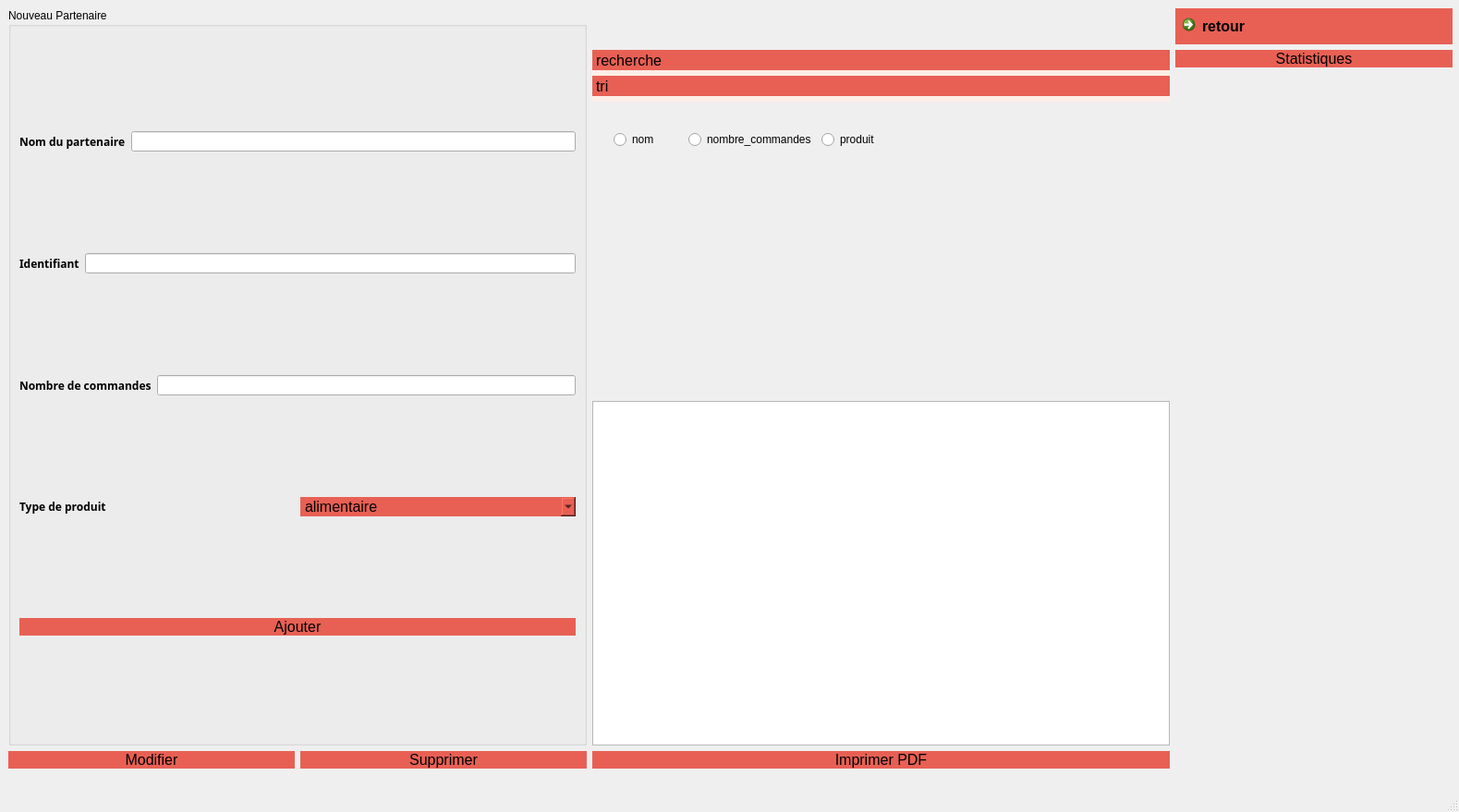
<?xml version="1.0" encoding="UTF-8"?>
<ui version="4.0">
 <class>delivaro</class>
 <widget class="QMainWindow" name="delivaro">
  <property name="geometry">
   <rect>
    <x>0</x>
    <y>0</y>
    <width>1579</width>
    <height>879</height>
   </rect>
  </property>
  <property name="windowTitle">
   <string>delivaro</string>
  </property>
  <widget class="QWidget" name="centralwidget">
   <widget class="QStackedWidget" name="stackedWidget">
    <property name="geometry">
     <rect>
      <x>0</x>
      <y>0</y>
      <width>1581</width>
      <height>841</height>
     </rect>
    </property>
    <property name="styleSheet">
     <string notr="true"/>
    </property>
    <property name="currentIndex">
     <number>3</number>
    </property>
    <widget class="QWidget" name="authentification">
     <widget class="QWidget" name="layoutWidget_11">
      <property name="geometry">
       <rect>
        <x>510</x>
        <y>10</y>
        <width>1011</width>
        <height>811</height>
       </rect>
      </property>
      <layout class="QVBoxLayout" name="verticalLayout_28">
       <item>
        <widget class="QLabel" name="titre">
         <property name="font">
          <font>
           <pointsize>30</pointsize>
           <weight>75</weight>
           <italic>true</italic>
           <bold>true</bold>
           <underline>false</underline>
          </font>
         </property>
         <property name="contextMenuPolicy">
          <enum>Qt::NoContextMenu</enum>
         </property>
         <property name="text">
          <string>Delivaro</string>
         </property>
         <property name="textFormat">
          <enum>Qt::MarkdownText</enum>
         </property>
         <property name="scaledContents">
          <bool>false</bool>
         </property>
         <property name="alignment">
          <set>Qt::AlignCenter</set>
         </property>
        </widget>
       </item>
       <item>
        <layout class="QVBoxLayout" name="verticalLayout_29">
         <item>
          <widget class="QLineEdit" name="lineEdit_login_2">
           <property name="maximumSize">
            <size>
             <width>16777215</width>
             <height>31</height>
            </size>
           </property>
           <property name="autoFillBackground">
            <bool>false</bool>
           </property>
           <property name="alignment">
            <set>Qt::AlignCenter</set>
           </property>
           <property name="placeholderText">
            <string>Username</string>
           </property>
          </widget>
         </item>
         <item>
          <widget class="QLineEdit" name="lineEdit_password">
           <property name="maximumSize">
            <size>
             <width>16777215</width>
             <height>31</height>
            </size>
           </property>
          </widget>
         </item>
        </layout>
       </item>
       <item>
        <layout class="QVBoxLayout" name="verticalLayout_30">
         <item>
          <widget class="QPushButton" name="login_2">
           <property name="text">
            <string>Login</string>
           </property>
          </widget>
         </item>
         <item>
          <widget class="QPushButton" name="options_2">
           <property name="text">
            <string>Options</string>
           </property>
          </widget>
         </item>
         <item>
          <widget class="QPushButton" name="quit_2">
           <property name="text">
            <string>Quit</string>
           </property>
          </widget>
         </item>
        </layout>
       </item>
      </layout>
     </widget>
    </widget>
    <widget class="QWidget" name="menugestion"/>
    <widget class="QWidget" name="colis">
     <layout class="QGridLayout" name="gridLayout_5">
      <item row="1" column="2">
       <layout class="QVBoxLayout" name="verticalLayout_19">
        <item>
         <widget class="QPushButton" name="pushButton_StatistiquesColis_3">
          <property name="styleSheet">
           <string notr="true">QPushButton {
 background-color:#e86054;  /* Green */ 
  border: none;
 /* color: gray; 
  padding: 15px 32px;*/
  text-align: center;
  font-size: 16px;
	border:9px;
}
QPushButton:hover{

background-color:#e0987b;
color:#7d2b20;
}
QPushButton:click{

background-color:#FCDBCE;
}
</string>
          </property>
          <property name="text">
           <string>Statistiques </string>
          </property>
          <property name="checkable">
           <bool>true</bool>
          </property>
         </widget>
        </item>
        <item>
         <layout class="QHBoxLayout" name="horizontalLayout_32"/>
        </item>
        <item>
         <widget class="QCustomPlot" name="statcolis_3" native="true">
          <property name="minimumSize">
           <size>
            <width>300</width>
            <height>400</height>
           </size>
          </property>
          <layout class="QHBoxLayout" name="horizontalLayout_33"/>
         </widget>
        </item>
       </layout>
      </item>
      <item row="0" column="2">
       <widget class="QCommandLinkButton" name="commandLinkButton_2">
        <property name="maximumSize">
         <size>
          <width>101</width>
          <height>41</height>
         </size>
        </property>
        <property name="styleSheet">
         <string notr="true">QPushButton {
 background-color:#e86054;  /* Green */ 
  border: none;
 /* color: gray; 
  padding: 15px 32px;*/
  text-align: center;
  font-size: 16px;
	border:9px;
}
QPushButton:hover{

background-color:#e0987b;
color:#7d2b20;
}
QPushButton:click{

background-color:#FCDBCE;
}
</string>
        </property>
        <property name="text">
         <string>Retour</string>
        </property>
       </widget>
      </item>
      <item row="0" column="1" rowspan="2">
       <layout class="QVBoxLayout" name="verticalLayout_20">
        <item>
         <widget class="QPushButton" name="pushButton_temperature">
          <property name="styleSheet">
           <string notr="true">QPushButton {
 background-color:#e86054;  /* Green */ 
  border: none;
 /* color: gray; 
  padding: 15px 32px;*/
  text-align: center;
  font-size: 16px;
	border:9px;
}
QPushButton:hover{

background-color:#e0987b;
color:#7d2b20;
}
QPushButton:click{

background-color:#FCDBCE;
}
</string>
          </property>
          <property name="text">
           <string>Vérifier Température</string>
          </property>
         </widget>
        </item>
        <item>
         <layout class="QVBoxLayout" name="verticalLayout_21">
          <item>
           <layout class="QVBoxLayout" name="verticalLayout_22">
            <item>
             <widget class="QToolBox" name="toolBox_colis_3">
              <property name="autoFillBackground">
               <bool>false</bool>
              </property>
              <property name="styleSheet">
               <string notr="true">QToolBox{
border:4px;
background-color:#FFEEE7;
border-color:#666666;
border-radius:4px;}

QToolBox::tab {
background-color:#e86054;  /* Green */ 
  border: none;
 /* color: gray; 
  padding: 15px 32px;*/
  text-align: center;
  font-size: 16px;
	border:9px;}
QToolBox::page {
	border:4px;
background-color:#FFEEE7;
border-color:#666666;
border-radius:4px
}</string>
              </property>
              <property name="currentIndex">
               <number>0</number>
              </property>
              <widget class="QWidget" name="page_11">
               <property name="geometry">
                <rect>
                 <x>0</x>
                 <y>0</y>
                 <width>615</width>
                 <height>314</height>
                </rect>
               </property>
               <attribute name="label">
                <string>Recherche simple</string>
               </attribute>
               <widget class="QPushButton" name="pushButton_recherche_colis_3">
                <property name="geometry">
                 <rect>
                  <x>260</x>
                  <y>20</y>
                  <width>131</width>
                  <height>19</height>
                 </rect>
                </property>
                <property name="styleSheet">
                 <string notr="true">QPushButton {
 background-color:#e86054;  /* Green */ 
  border: none;
 /* color: gray; 
  padding: 15px 32px;*/
  text-align: center;
  font-size: 16px;
	border:9px;
}
QPushButton:hover{

background-color:#e0987b;
color:#7d2b20;
}
QPushButton:click{

background-color:#FCDBCE;
}
</string>
                </property>
                <property name="text">
                 <string>Rechercher</string>
                </property>
                <property name="checkable">
                 <bool>true</bool>
                </property>
               </widget>
               <widget class="QWidget" name="layoutWidget">
                <property name="geometry">
                 <rect>
                  <x>12</x>
                  <y>19</y>
                  <width>224</width>
                  <height>24</height>
                 </rect>
                </property>
                <layout class="QHBoxLayout" name="horizontalLayout_34">
                 <item>
                  <widget class="QLineEdit" name="lineEdit_recherche_colis_3"/>
                 </item>
                </layout>
               </widget>
              </widget>
              <widget class="QWidget" name="page_12">
               <property name="geometry">
                <rect>
                 <x>0</x>
                 <y>0</y>
                 <width>615</width>
                 <height>314</height>
                </rect>
               </property>
               <attribute name="label">
                <string>Tri</string>
               </attribute>
               <widget class="QWidget" name="layoutWidget_8">
                <property name="geometry">
                 <rect>
                  <x>10</x>
                  <y>20</y>
                  <width>473</width>
                  <height>22</height>
                 </rect>
                </property>
                <layout class="QHBoxLayout" name="horizontalLayout_35">
                 <item>
                  <widget class="QRadioButton" name="radioButton_numcolis_3">
                   <property name="text">
                    <string>Num_colis</string>
                   </property>
                  </widget>
                 </item>
                 <item>
                  <widget class="QRadioButton" name="radioButton_adresse_3">
                   <property name="text">
                    <string>Adresse</string>
                   </property>
                  </widget>
                 </item>
                 <item>
                  <widget class="QRadioButton" name="radioButton_destinataire_3">
                   <property name="text">
                    <string>ID_partenaire</string>
                   </property>
                  </widget>
                 </item>
                 <item>
                  <widget class="QRadioButton" name="radioButton_expediteur_3">
                   <property name="text">
                    <string>ID_client</string>
                   </property>
                  </widget>
                 </item>
                 <item>
                  <widget class="QRadioButton" name="radioButton_dateL_3">
                   <property name="text">
                    <string>Date livraison</string>
                   </property>
                  </widget>
                 </item>
                </layout>
               </widget>
               <widget class="QComboBox" name="AD_3">
                <property name="geometry">
                 <rect>
                  <x>30</x>
                  <y>91</y>
                  <width>121</width>
                  <height>21</height>
                 </rect>
                </property>
                <property name="palette">
                 <palette>
                  <active>
                   <colorrole role="Button">
                    <brush brushstyle="SolidPattern">
                     <color alpha="255">
                      <red>232</red>
                      <green>96</green>
                      <blue>84</blue>
                     </color>
                    </brush>
                   </colorrole>
                   <colorrole role="Base">
                    <brush brushstyle="SolidPattern">
                     <color alpha="255">
                      <red>232</red>
                      <green>96</green>
                      <blue>84</blue>
                     </color>
                    </brush>
                   </colorrole>
                   <colorrole role="Window">
                    <brush brushstyle="SolidPattern">
                     <color alpha="255">
                      <red>232</red>
                      <green>96</green>
                      <blue>84</blue>
                     </color>
                    </brush>
                   </colorrole>
                  </active>
                  <inactive>
                   <colorrole role="Button">
                    <brush brushstyle="SolidPattern">
                     <color alpha="255">
                      <red>232</red>
                      <green>96</green>
                      <blue>84</blue>
                     </color>
                    </brush>
                   </colorrole>
                   <colorrole role="Base">
                    <brush brushstyle="SolidPattern">
                     <color alpha="255">
                      <red>232</red>
                      <green>96</green>
                      <blue>84</blue>
                     </color>
                    </brush>
                   </colorrole>
                   <colorrole role="Window">
                    <brush brushstyle="SolidPattern">
                     <color alpha="255">
                      <red>232</red>
                      <green>96</green>
                      <blue>84</blue>
                     </color>
                    </brush>
                   </colorrole>
                  </inactive>
                  <disabled>
                   <colorrole role="Button">
                    <brush brushstyle="SolidPattern">
                     <color alpha="255">
                      <red>232</red>
                      <green>96</green>
                      <blue>84</blue>
                     </color>
                    </brush>
                   </colorrole>
                   <colorrole role="Base">
                    <brush brushstyle="SolidPattern">
                     <color alpha="255">
                      <red>232</red>
                      <green>96</green>
                      <blue>84</blue>
                     </color>
                    </brush>
                   </colorrole>
                   <colorrole role="Window">
                    <brush brushstyle="SolidPattern">
                     <color alpha="255">
                      <red>232</red>
                      <green>96</green>
                      <blue>84</blue>
                     </color>
                    </brush>
                   </colorrole>
                  </disabled>
                 </palette>
                </property>
                <property name="font">
                 <font>
                  <pointsize>-1</pointsize>
                  <stylestrategy>PreferDefault</stylestrategy>
                 </font>
                </property>
                <property name="autoFillBackground">
                 <bool>false</bool>
                </property>
                <property name="styleSheet">
                 <string notr="true">QComboBox {
 background-color:#e86054;  /* Green */ 
  border: none;
 /* color: gray; 
  padding: 15px 32px;*/
  text-align: center;
  font-size: 16px;
	border:9px;
}
QComboBox:hover{

background-color:#e0987b;
color:#7d2b20;
}
QPushButton:click{

background-color:#FCDBCE;
}</string>
                </property>
                <item>
                 <property name="text">
                  <string>ASC</string>
                 </property>
                </item>
                <item>
                 <property name="text">
                  <string>DESC</string>
                 </property>
                </item>
               </widget>
               <widget class="QPushButton" name="pushButton_triColis_3">
                <property name="geometry">
                 <rect>
                  <x>250</x>
                  <y>90</y>
                  <width>151</width>
                  <height>28</height>
                 </rect>
                </property>
                <property name="styleSheet">
                 <string notr="true">QPushButton {
 background-color:#e86054;  /* Green */ 
  border: none;
 /* color: gray; 
  padding: 15px 32px;*/
  text-align: center;
  font-size: 16px;
	border:9px;
}
QPushButton:hover{

background-color:#e0987b;
color:#7d2b20;
}
QPushButton:click{

background-color:#FCDBCE;
}</string>
                </property>
                <property name="text">
                 <string>Trier</string>
                </property>
               </widget>
              </widget>
             </widget>
            </item>
            <item>
             <widget class="QTableView" name="tableView_colis_3">
              <property name="minimumSize">
               <size>
                <width>341</width>
                <height>351</height>
               </size>
              </property>
              <property name="styleSheet">
               <string notr="true">QTableView {
    selection-background-color: qlineargradient(x1: 0, y1: 0, x2: 0.5, y2: 0.5,
                                stop: 0 #FF92BB, stop: 1 white);
}</string>
              </property>
             </widget>
            </item>
            <item>
             <layout class="QHBoxLayout" name="horizontalLayout_36">
              <item>
               <widget class="QPushButton" name="pushButton_export_colis_3">
                <property name="styleSheet">
                 <string notr="true">QPushButton {
 background-color:#e86054;  /* Green */ 
  border: none;
 /* color: gray; 
  padding: 15px 32px;*/
  text-align: center;
  font-size: 16px;
	border:9px;
}
QPushButton:hover{

background-color:#e0987b;
color:#7d2b20;
}
QPushButton:click{

background-color:#FCDBCE;
}
</string>
                </property>
                <property name="text">
                 <string>Exporter Excel</string>
                </property>
               </widget>
              </item>
              <item>
               <widget class="QPushButton" name="pushButton_imprimeColis_3">
                <property name="styleSheet">
                 <string notr="true">QPushButton {
 background-color:#e86054;  /* Green */ 
  border: none;
 /* color: gray; 
  padding: 15px 32px;*/
  text-align: center;
  font-size: 16px;
	border:9px;
}
QPushButton:hover{

background-color:#e0987b;
color:#7d2b20;
}
QPushButton:click{

background-color:#FCDBCE;
}
</string>
                </property>
                <property name="text">
                 <string>Imprimer bon de commande</string>
                </property>
               </widget>
              </item>
             </layout>
            </item>
           </layout>
          </item>
         </layout>
        </item>
       </layout>
      </item>
      <item row="0" column="0" rowspan="2">
       <layout class="QVBoxLayout" name="verticalLayout_23">
        <item>
         <widget class="QGroupBox" name="groupBox_ajouterC">
          <property name="minimumSize">
           <size>
            <width>0</width>
            <height>431</height>
           </size>
          </property>
          <property name="styleSheet">
           <string notr="true"/>
          </property>
          <property name="title">
           <string>Ajouter Colis</string>
          </property>
          <layout class="QGridLayout" name="gridLayout_6">
           <item row="1" column="0">
            <layout class="QHBoxLayout" name="horizontalLayout_37">
             <item>
              <widget class="QLabel" name="label_dateliv_3">
               <property name="font">
                <font>
                 <family>Lucida Sans</family>
                 <weight>75</weight>
                 <bold>true</bold>
                </font>
               </property>
               <property name="text">
                <string>Date de livraison</string>
               </property>
              </widget>
             </item>
             <item>
              <widget class="QDateEdit" name="dateEdit_livraison_3">
               <property name="font">
                <font>
                 <kerning>true</kerning>
                </font>
               </property>
               <property name="styleSheet">
                <string notr="true"/>
               </property>
              </widget>
             </item>
            </layout>
           </item>
           <item row="2" column="0">
            <layout class="QHBoxLayout" name="horizontalLayout_38">
             <item>
              <widget class="QLabel" name="label_adresseliv_3">
               <property name="font">
                <font>
                 <family>Lucida Sans</family>
                 <weight>75</weight>
                 <bold>true</bold>
                </font>
               </property>
               <property name="text">
                <string>Adresse de livraison</string>
               </property>
              </widget>
             </item>
             <item>
              <widget class="QLineEdit" name="lineEdit_adresseliv_3"/>
             </item>
            </layout>
           </item>
           <item row="3" column="0">
            <layout class="QHBoxLayout" name="horizontalLayout_39">
             <item>
              <widget class="QLabel" name="label_expediteur_3">
               <property name="font">
                <font>
                 <family>Lucida Sans</family>
                 <weight>75</weight>
                 <bold>true</bold>
                </font>
               </property>
               <property name="text">
                <string>ID Partenaire</string>
               </property>
              </widget>
             </item>
             <item>
              <widget class="QLineEdit" name="lineEdit_expediteur_3">
               <property name="palette">
                <palette>
                 <active/>
                 <inactive/>
                 <disabled/>
                </palette>
               </property>
              </widget>
             </item>
            </layout>
           </item>
           <item row="4" column="0">
            <layout class="QHBoxLayout" name="horizontalLayout_40">
             <item>
              <widget class="QLabel" name="label_destinataire_3">
               <property name="font">
                <font>
                 <family>Lucida Sans</family>
                 <weight>75</weight>
                 <bold>true</bold>
                </font>
               </property>
               <property name="text">
                <string>ID client</string>
               </property>
              </widget>
             </item>
             <item>
              <widget class="QLineEdit" name="lineEdit_destinataire_3"/>
             </item>
            </layout>
           </item>
           <item row="5" column="0">
            <widget class="QPushButton" name="pushButton_ajouterColis_3">
             <property name="styleSheet">
              <string notr="true">QPushButton {
 background-color:#e86054;  /* Green */ 
  border: none;
 /* color: gray; 
  padding: 15px 32px;*/
  text-align: center;
  font-size: 16px;
	border:9px;
}
QPushButton:hover{

background-color:#e0987b;
color:#7d2b20;
}
QPushButton:click{

background-color:#FCDBCE;
}
</string>
             </property>
             <property name="text">
              <string>Ajouter</string>
             </property>
            </widget>
           </item>
           <item row="0" column="0">
            <layout class="QHBoxLayout" name="horizontalLayout_41">
             <item>
              <widget class="QLabel" name="label_numcolis_3">
               <property name="font">
                <font>
                 <family>Lucida Sans</family>
                 <weight>75</weight>
                 <bold>true</bold>
                </font>
               </property>
               <property name="text">
                <string>Numéro de la colis</string>
               </property>
              </widget>
             </item>
             <item>
              <widget class="QLineEdit" name="lineEdit_numcolis_3"/>
             </item>
            </layout>
           </item>
          </layout>
         </widget>
        </item>
        <item>
         <layout class="QHBoxLayout" name="horizontalLayout_42">
          <item>
           <widget class="QPushButton" name="pushButton_modifier_colis_3">
            <property name="styleSheet">
             <string notr="true">QPushButton {
 background-color:#e86054;  /* Green */ 
  border: none;
 /* color: gray; 
  padding: 15px 32px;*/
  text-align: center;
  font-size: 16px;
	border:9px;
}
QPushButton:hover{

background-color:#e0987b;
color:#7d2b20;
}
QPushButton:click{

background-color:#FCDBCE;
}
</string>
            </property>
            <property name="text">
             <string>Modifier</string>
            </property>
            <property name="checkable">
             <bool>true</bool>
            </property>
           </widget>
          </item>
          <item>
           <widget class="QPushButton" name="contract_colis_3">
            <property name="styleSheet">
             <string notr="true">QPushButton {
 background-color:#e86054;  /* Green */ 
  border: none;
 /* color: gray; 
  padding: 15px 32px;*/
  text-align: center;
  font-size: 16px;
	border:9px;
}
QPushButton:hover{

background-color:#e0987b;
color:#7d2b20;
}
QPushButton:click{

background-color:#FCDBCE;
}
</string>
            </property>
            <property name="text">
             <string>Contract</string>
            </property>
           </widget>
          </item>
          <item>
           <widget class="QPushButton" name="pushButton_supprimer_colis_3">
            <property name="styleSheet">
             <string notr="true">QPushButton {
 background-color:#e86054;  /* Green */ 
  border: none;
 /* color: gray; 
  padding: 15px 32px;*/
  text-align: center;
  font-size: 16px;
	border:9px;
}
QPushButton:hover{

background-color:#e0987b;
color:#7d2b20;
}
QPushButton:click{

background-color:#FCDBCE;
}
</string>
            </property>
            <property name="text">
             <string>Supprimer</string>
            </property>
           </widget>
          </item>
         </layout>
        </item>
       </layout>
      </item>
     </layout>
    </widget>
    <widget class="QWidget" name="partenaires">
     <layout class="QGridLayout" name="gridLayout_7">
      <item row="0" column="0" rowspan="2">
       <layout class="QVBoxLayout" name="verticalLayout_24">
        <item>
         <widget class="QGroupBox" name="groupBox_5">
          <property name="minimumSize">
           <size>
            <width>0</width>
            <height>451</height>
           </size>
          </property>
          <property name="autoFillBackground">
           <bool>false</bool>
          </property>
          <property name="styleSheet">
           <string notr="true"/>
          </property>
          <property name="title">
           <string>Nouveau Partenaire</string>
          </property>
          <layout class="QVBoxLayout" name="verticalLayout_25">
           <item>
            <layout class="QHBoxLayout" name="horizontalLayout_43">
             <item>
              <widget class="QLabel" name="label_nom_2">
               <property name="font">
                <font>
                 <family>Lucida Sans</family>
                 <weight>75</weight>
                 <bold>true</bold>
                 <underline>false</underline>
                </font>
               </property>
               <property name="text">
                <string>Nom du partenaire</string>
               </property>
              </widget>
             </item>
             <item>
              <widget class="QLineEdit" name="lineEdit_nom_2"/>
             </item>
            </layout>
           </item>
           <item>
            <layout class="QHBoxLayout" name="horizontalLayout_44">
             <item>
              <widget class="QLabel" name="label_ID_2">
               <property name="font">
                <font>
                 <family>Lucida Sans</family>
                 <weight>75</weight>
                 <bold>true</bold>
                 <underline>false</underline>
                </font>
               </property>
               <property name="text">
                <string>Identifiant</string>
               </property>
              </widget>
             </item>
             <item>
              <widget class="QLineEdit" name="lineEdit_ID_2"/>
             </item>
            </layout>
           </item>
           <item>
            <layout class="QHBoxLayout" name="horizontalLayout_45">
             <item>
              <widget class="QLabel" name="label_nbC_2">
               <property name="font">
                <font>
                 <family>Lucida Sans</family>
                 <weight>75</weight>
                 <bold>true</bold>
                 <underline>false</underline>
                </font>
               </property>
               <property name="text">
                <string>Nombre de commandes</string>
               </property>
              </widget>
             </item>
             <item>
              <widget class="QLineEdit" name="lineEdit_nbC_2"/>
             </item>
            </layout>
           </item>
           <item>
            <layout class="QHBoxLayout" name="horizontalLayout_46">
             <item>
              <widget class="QLabel" name="label_produit_2">
               <property name="font">
                <font>
                 <family>Lucida Sans</family>
                 <weight>75</weight>
                 <bold>true</bold>
                 <underline>false</underline>
                </font>
               </property>
               <property name="text">
                <string>Type de produit</string>
               </property>
              </widget>
             </item>
             <item>
              <widget class="QComboBox" name="comboBox_produit_2">
               <property name="styleSheet">
                <string notr="true">QComboBox {
 background-color:#e86054;  /* Green */ 
  border: none;
 /* color: gray; 
  padding: 15px 32px;*/
  text-align: center;
  font-size: 16px;
	border:9px;
}
QComboBox:hover{

background-color:#e0987b;
color:#7d2b20;
}
QComboBox:click{

background-color:#FCDBCE;
}
</string>
               </property>
               <property name="currentText">
                <string>alimentaire</string>
               </property>
               <item>
                <property name="text">
                 <string>alimentaire</string>
                </property>
               </item>
               <item>
                <property name="text">
                 <string>esthetique</string>
                </property>
               </item>
               <item>
                <property name="text">
                 <string>vestimentaire</string>
                </property>
               </item>
               <item>
                <property name="text">
                 <string>divers</string>
                </property>
               </item>
              </widget>
             </item>
            </layout>
           </item>
           <item>
            <widget class="QPushButton" name="pushButton_ajouterP_2">
             <property name="styleSheet">
              <string notr="true">QPushButton {
 background-color:#e86054;  /* Green */ 
  border: none;
 /* color: gray; 
  padding: 15px 32px;*/
  text-align: center;
  font-size: 16px;
	border:9px;
}
QPushButton:hover{

background-color:#e0987b;
color:#7d2b20;
}
QPushButton:click{

background-color:#FCDBCE;
}</string>
             </property>
             <property name="text">
              <string>Ajouter</string>
             </property>
            </widget>
           </item>
          </layout>
         </widget>
        </item>
        <item>
         <layout class="QHBoxLayout" name="horizontalLayout_47">
          <item>
           <widget class="QPushButton" name="pushButton_modifier_Partenaires_2">
            <property name="maximumSize">
             <size>
              <width>16777215</width>
              <height>19</height>
             </size>
            </property>
            <property name="styleSheet">
             <string notr="true">QPushButton {
 background-color:#e86054;  /* Green */ 
  border: none;
 /* color: gray; 
  padding: 15px 32px;*/
  text-align: center;
  font-size: 16px;
	border:9px;
}
QPushButton:hover{

background-color:#e0987b;
color:#7d2b20;
}
QPushButton:click{

background-color:#FCDBCE;
}</string>
            </property>
            <property name="text">
             <string>Modifier</string>
            </property>
            <property name="checkable">
             <bool>true</bool>
            </property>
           </widget>
          </item>
          <item>
           <widget class="QPushButton" name="pushButton_supp_Partenaires_2">
            <property name="maximumSize">
             <size>
              <width>16777215</width>
              <height>19</height>
             </size>
            </property>
            <property name="styleSheet">
             <string notr="true">QPushButton {
 background-color:#e86054;  /* Green */ 
  border: none;
 /* color: gray; 
  padding: 15px 32px;*/
  text-align: center;
  font-size: 16px;
	border:9px;
}
QPushButton:hover{

background-color:#e0987b;
color:#7d2b20;
}
QPushButton:click{

background-color:#FCDBCE;
}
</string>
            </property>
            <property name="text">
             <string>Supprimer</string>
            </property>
           </widget>
          </item>
         </layout>
        </item>
       </layout>
      </item>
      <item row="0" column="2">
       <widget class="QCommandLinkButton" name="commandLinkButton_retour_2">
        <property name="styleSheet">
         <string notr="true">QPushButton {
 background-color:#e86054;  /* Green */ 
  border: none;
 /* color: gray; 
  padding: 15px 32px;*/
  text-align: center;
  font-size: 16px;
	border:9px;
}
QPushButton:hover{

background-color:#e0987b;
color:#7d2b20;
}
QPushButton:click{

background-color:#FCDBCE;
}</string>
        </property>
        <property name="text">
         <string>retour</string>
        </property>
       </widget>
      </item>
      <item row="1" column="2">
       <layout class="QVBoxLayout" name="verticalLayout_26">
        <item>
         <widget class="QPushButton" name="pushButton_Statistiques_partenaires_2">
          <property name="styleSheet">
           <string notr="true">QPushButton {
 background-color:#e86054;  /* Green */ 
  border: none;
 /* color: gray; 
  padding: 15px 32px;*/
  text-align: center;
  font-size: 16px;
	border:9px;
}
QPushButton:hover{

background-color:#e0987b;
color:#7d2b20;
}
QPushButton:click{

background-color:#FCDBCE;
}
</string>
          </property>
          <property name="text">
           <string>Statistiques</string>
          </property>
         </widget>
        </item>
        <item>
         <widget class="QCustomPlot" name="statPartenaires_2" native="true">
          <property name="minimumSize">
           <size>
            <width>300</width>
            <height>400</height>
           </size>
          </property>
          <layout class="QHBoxLayout" name="horizontalLayout_48"/>
         </widget>
        </item>
       </layout>
      </item>
      <item row="1" column="1">
       <layout class="QVBoxLayout" name="verticalLayout_27">
        <item>
         <widget class="QToolBox" name="toolBox_part_2">
          <property name="autoFillBackground">
           <bool>false</bool>
          </property>
          <property name="styleSheet">
           <string notr="true">QToolBox{
border:4px;
background-color:#FFEEE7;
border-color:#666666;
border-radius:4px;}

QToolBox::tab {
background-color:#e86054;  /* Green */ 
  border: none;
 /* color: gray; 
  padding: 15px 32px;*/
  text-align: center;
  font-size: 16px;
	border:9px;}
QToolBox::page {
	border:4px;
background-color:#FFEEE7;
border-color:#666666;
border-radius:4px
}</string>
          </property>
          <property name="currentIndex">
           <number>1</number>
          </property>
          <widget class="QWidget" name="page_13">
           <property name="geometry">
            <rect>
             <x>0</x>
             <y>0</y>
             <width>619</width>
             <height>306</height>
            </rect>
           </property>
           <attribute name="label">
            <string>recherche</string>
           </attribute>
           <widget class="QPushButton" name="pushButton_recherche_partenaires_2">
            <property name="geometry">
             <rect>
              <x>280</x>
              <y>30</y>
              <width>121</width>
              <height>19</height>
             </rect>
            </property>
            <property name="styleSheet">
             <string notr="true">QPushButton {
 background-color:#e86054;  /* Green */ 
  border: none;
 /* color: gray; 
  padding: 15px 32px;*/
  text-align: center;
  font-size: 16px;
	border:9px;
}
QPushButton:hover{

background-color:#e0987b;
color:#7d2b20;
}
QPushButton:click{

background-color:#FCDBCE;
}
</string>
            </property>
            <property name="text">
             <string>Rechercher</string>
            </property>
            <property name="checkable">
             <bool>true</bool>
            </property>
           </widget>
           <widget class="QWidget" name="layoutWidget_9">
            <property name="geometry">
             <rect>
              <x>30</x>
              <y>30</y>
              <width>224</width>
              <height>24</height>
             </rect>
            </property>
            <layout class="QHBoxLayout" name="horizontalLayout_49">
             <item>
              <widget class="QLineEdit" name="lineEdit_recherche__partenaires_2"/>
             </item>
            </layout>
           </widget>
          </widget>
          <widget class="QWidget" name="page_14">
           <property name="geometry">
            <rect>
             <x>0</x>
             <y>0</y>
             <width>619</width>
             <height>306</height>
            </rect>
           </property>
           <attribute name="label">
            <string>tri</string>
           </attribute>
           <widget class="QWidget" name="layoutWidget_10">
            <property name="geometry">
             <rect>
              <x>23</x>
              <y>30</y>
              <width>299</width>
              <height>22</height>
             </rect>
            </property>
            <layout class="QHBoxLayout" name="horizontalLayout_50">
             <item>
              <widget class="QRadioButton" name="radioButton">
               <property name="text">
                <string>nom</string>
               </property>
              </widget>
             </item>
             <item>
              <widget class="QRadioButton" name="radioButton_11">
               <property name="text">
                <string>nombre_commandes</string>
               </property>
              </widget>
             </item>
             <item>
              <widget class="QRadioButton" name="radioButton_12">
               <property name="text">
                <string>produit</string>
               </property>
              </widget>
             </item>
            </layout>
           </widget>
          </widget>
         </widget>
        </item>
        <item>
         <widget class="QTableView" name="tableView_part_2">
          <property name="minimumSize">
           <size>
            <width>341</width>
            <height>341</height>
           </size>
          </property>
         </widget>
        </item>
        <item>
         <widget class="QPushButton" name="pushButton_export_partenaires_2">
          <property name="minimumSize">
           <size>
            <width>101</width>
            <height>19</height>
           </size>
          </property>
          <property name="styleSheet">
           <string notr="true">QPushButton {
 background-color:#e86054;  /* Green */ 
  border: none;
 /* color: gray; 
  padding: 15px 32px;*/
  text-align: center;
  font-size: 16px;
	border:9px;
}
QPushButton:hover{

background-color:#e0987b;
color:#7d2b20;
}
QPushButton:click{

background-color:#FCDBCE;
}
</string>
          </property>
          <property name="text">
           <string>Imprimer PDF</string>
          </property>
         </widget>
        </item>
       </layout>
      </item>
     </layout>
    </widget>
   </widget>
  </widget>
  <widget class="QMenuBar" name="menubar">
   <property name="geometry">
    <rect>
     <x>0</x>
     <y>0</y>
     <width>1579</width>
     <height>26</height>
    </rect>
   </property>
  </widget>
  <widget class="QStatusBar" name="statusbar"/>
 </widget>
 <customwidgets>
  <customwidget>
   <class>QCustomPlot</class>
   <extends>QWidget</extends>
   <header location="global">qcustomplot.h</header>
   <container>1</container>
  </customwidget>
 </customwidgets>
 <resources/>
 <connections/>
</ui>
